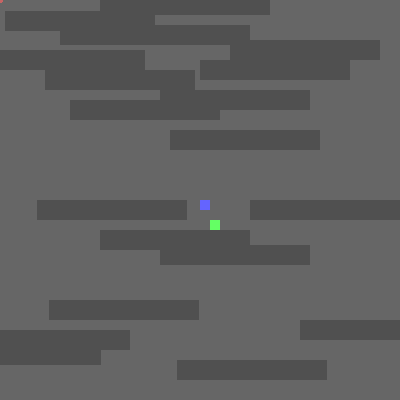
Frame 1 (no input)
Frame 60 (the mouse pressed at the canvas centre just before this capture): identical to frame 1, image omitted
Frame 120 (the mouse held since frame 60 and released just before this capture): identical to frame 1, image omitted

The Processing sketch that drew this single still picture (run headless with seeded random() and noise(); from frame 60 on, the mouse is pressed at the canvas centre):

// Processing sketch: mines
// ── mines.pde

//P1 Variables
int xCoord = 200;
int yCoord = 200;
int bombCount = 0;
boolean hit = false;
int safe = 0;

int[] bombX = new int[5];
int[] bombY = new int[5];



//P2 Variables
int xCoordP2 = 210;
int yCoordP2 = 220;
int bombCountP2 = 0;
boolean hitP2 = false;
int safeP2 = 0;

int[] bombXP2 = new int[5];
int[] bombYP2 = new int[5];


void setup() {
  noSmooth();
  size(400, 400);
}

void draw() {
  background(102);
  noStroke();
  

  for(int i = 0; i < 5; i++)
  {
    //draw mines
    fill(200,100,100);
    ellipse((float)bombX[i], 
    (float)bombY[i], 5, 5);
    
    fill(200,100,100);
    ellipse((float)bombXP2[i],
    (float)bombYP2[i], 5, 5);
    
    //hit detection
    if(safe <= 0) {
      
      if  ( bombX[i] + 2 >= xCoord && bombX[i] + 2 <= xCoord + 10 )  {
        if ( bombY[i] + 2 >= yCoord && bombY[i] + 2 <= yCoord + 10 )  {
            hit = true;
        }
      }
        if  ( bombXP2[i] + 2 >= xCoord && bombXP2[i] + 2 <= xCoord + 10 )  {
          if ( bombYP2[i] + 2 >= yCoord && bombYP2[i] + 2 <= yCoord + 10 )  {
            hit = true;
        }
      }
    }
    
    
    //draw mines for P2
    fill(200,100,100);
    ellipse((float)bombXP2[i], 
    (float)bombYP2[i], 5, 5);
    
    //hit detection for P2
    if(safeP2 <= 0) {
      
      if  ( bombXP2[i] + 2 >= xCoordP2 && bombXP2[i] + 2 <= xCoordP2 + 10 )  {
        if ( bombYP2[i] + 2 >= yCoordP2 && bombYP2[i] + 2 <= yCoordP2 + 10 )  {
            hitP2 = true;
        }
      }
      if  ( bombX[i] + 2 >= xCoordP2 && bombX[i] + 2 <= xCoordP2 + 10 )  {
        if ( bombY[i] + 2 >= yCoordP2 && bombY[i] + 2 <= yCoordP2 + 10 )  {
            hitP2 = true;
        }
      }
    }
    
    
  }

  //player square
  
  if(hit) {
  fill(255,100,100); 
  } else {
  fill(100,100,255);
  }  
  rect((float)xCoord, (float)yCoord, (float)10, (float)10 );
  
  
  //player square TWO
  
  if(hitP2) {
  fill(255,100,100); 
  } else {
  fill(100,255,100);
  }  
  rect((float)xCoordP2, (float)yCoordP2, (float)10, (float)10 );
  
  
  
  //bgLvlOne
  fill(80);
  rect(5, 11.0, 150, 20);
  rect(45, 70.0, 150, 20);
  rect(100, 25.0, 150, 20);
  rect(70, 100.0, 150, 20);
  rect(-5, 50.0, 150, 20);
  rect(160, 90.0, 150, 20);
  rect(60.35, 25.0, 150, 20);
  rect(100, -5.0, 150, 20);
  rect(230.0, 40.0, 150, 20);
  rect(200.35, 60.0, 150, 20);
  rect(170.0, 130.0, 150, 20);
  rect(37, 200, 150, 20);
  rect(100.0, 230, 150, 20);
  rect(-49.0, 345.0, 150, 20);
  rect(-20.0, 330.0, 150, 20);
  rect(49, 300, 150, 20);
  rect(160.0, 245.0, 150, 20);
  rect(177, 360.0, 150, 20);
  rect(120, -5.0, 150, 20);
  rect(300.0, 320.0, 150, 20);
  rect(250, 200.0, 150, 20);
  rect(170.0, 130.0, 150, 20);
  
  

}
  
  
  
  
  
  //Key controls
  void keyPressed() {
    
    
  //Player One Key Controls
  if (key == CODED) {
    if (keyCode == UP) {
      yCoord -= 5;
      safe--;
    } else if (keyCode == DOWN) {
      yCoord += 5;
      safe--;
    }
      else if (keyCode == RIGHT) {
       xCoord += 5;
       safe--;
    } else if (keyCode == LEFT) {
      xCoord -= 5;
      safe--;
    }

  }

    if (key == '/') {
      if((bombCount + 1 > 5)) {
      bombCount = 0;
        bombX[bombCount] = xCoord + 5;
        bombY[bombCount] = yCoord + 5;
        bombCount++;
        safe = 5;
      } else {
        bombX[bombCount] = xCoord + 5;
        bombY[bombCount] = yCoord + 5;
        bombCount++;
        safe = 5;
      }
    }
  
  if (key == CODED) {
    if (keyCode == SHIFT) {
      hit = false;
      hitP2 = false;
    }
  }
  
  
  
  //Player Two Key Controls
    if (key == 'w') {
      yCoordP2 -= 5;
      safeP2--;
    } else if (key == 's') {
      yCoordP2 += 5;
      safeP2--;
    }
      else if (key == 'd') {
       xCoordP2 += 5;
       safeP2--;
    } else if (key == 'a') {
      xCoordP2 -= 5;
      safeP2--;
    }
 
 
    if (key == 'q') {
      if((bombCountP2 + 1 > 5)) {
      bombCountP2 = 0;
        bombXP2[bombCountP2] = xCoordP2 + 5;
        bombYP2[bombCountP2] = yCoordP2 + 5;
        bombCountP2++;
        safeP2 = 5;
      } else {
        bombXP2[bombCountP2] = xCoordP2 + 5;
        bombYP2[bombCountP2] = yCoordP2 + 5;
        bombCountP2++;
        safeP2 = 5;
      }

    }
  
  
}
